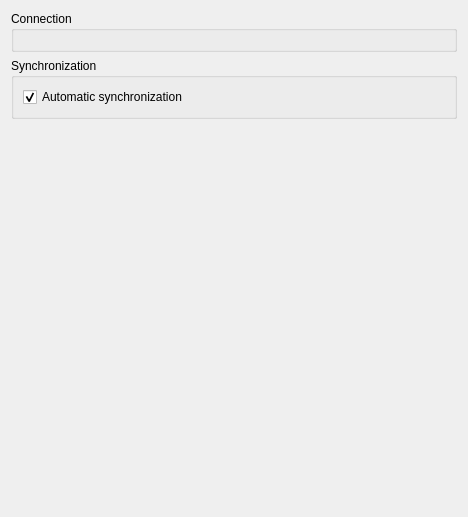
<?xml version="1.0" encoding="UTF-8"?>
<ui version="4.0">
 <class>DetachedLayerConfigWidget</class>
 <widget class="QWidget" name="DetachedLayerConfigWidget">
  <property name="geometry">
   <rect>
    <x>0</x>
    <y>0</y>
    <width>468</width>
    <height>517</height>
   </rect>
  </property>
  <property name="windowTitle">
   <string>Detached Layer Config</string>
  </property>
  <layout class="QVBoxLayout" name="verticalLayout_3">
   <item>
    <widget class="QGroupBox" name="connectionGroupBox">
     <property name="title">
      <string>Connection</string>
     </property>
     <layout class="QVBoxLayout" name="verticalLayout_2"/>
    </widget>
   </item>
   <item>
    <widget class="QGroupBox" name="synchronizationGroupBox">
     <property name="title">
      <string>Synchronization</string>
     </property>
     <layout class="QVBoxLayout" name="verticalLayout">
      <item>
       <widget class="QCheckBox" name="autosync_checkbox">
        <property name="enabled">
         <bool>true</bool>
        </property>
        <property name="text">
         <string>Automatic synchronization</string>
        </property>
        <property name="checked">
         <bool>true</bool>
        </property>
       </widget>
      </item>
     </layout>
    </widget>
   </item>
   <item>
    <spacer name="verticalSpacer">
     <property name="orientation">
      <enum>Qt::Vertical</enum>
     </property>
     <property name="sizeHint" stdset="0">
      <size>
       <width>20</width>
       <height>40</height>
      </size>
     </property>
    </spacer>
   </item>
  </layout>
 </widget>
 <resources/>
 <connections/>
</ui>
